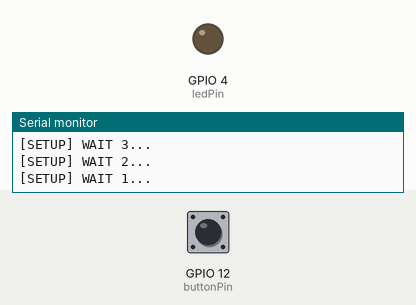
Simulated run of this sketch. Board: ESP8266 (NodeMCU). Parts: output pins drawn as LEDs (lit = HIGH), the last lines printed to the serial monitor. The test bench sets the inputs (shaded band); at power-on: GPIO 12 (buttonPin) LOW. WiFi joins after 1.5 s; servers stay silent unless stated; uploads are accepted with an empty reply.

Above: at 5.2 s.
5.3 s: GPIO 12 (buttonPin) pulled HIGH for 0.3 s
At 5.83 s:
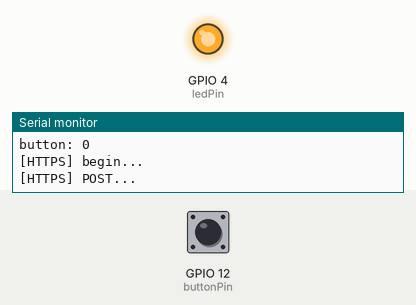
7.4 s: GPIO 12 (buttonPin) pulled HIGH for 3.2 s
At 12.2 s:
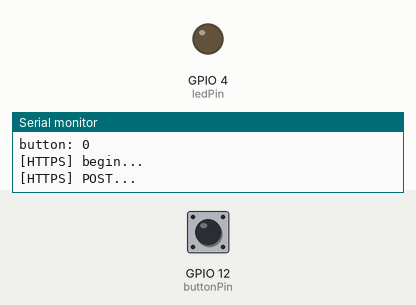
Timing chart, 0 to 13.7 s (numbered marks = the images above; inputs shaded):
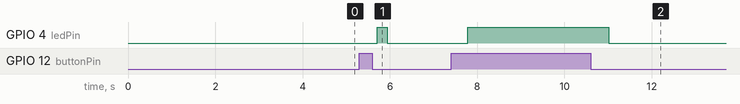

The sketch:

sketch_may3a.ino
```cpp
/**
   BasicHTTPSClient.ino

    Created on: 20.08.2018

*/

#include <Arduino.h>
#include <Servo.h>

#include <ESP8266WiFi.h>
#include <ESP8266WiFiMulti.h>

#include <ESP8266HTTPClient.h>

#include <WiFiClientSecureBearSSL.h>
// Fingerprint for demo URL, expires on June 2, 2021, needs to be updated well before this date
// const uint8_t fingerprint[20] = { 0x40, 0xaf, 0x00, 0x6b, 0xec, 0x90, 0x22, 0x41, 0x8e, 0xa3, 0xad, 0xfa, 0x1a, 0xe8, 0x25, 0x41, 0x1d, 0x1a, 0x54, 0xb3 };

const int buttonPin = 12;
const int ledPin = 4;

ESP8266WiFiMulti WiFiMulti;


void setup() {


  pinMode(buttonPin, INPUT);
  pinMode(ledPin, OUTPUT);

  Serial.begin(115200);
  // Serial.setDebugOutput(true);

  Serial.println();
  Serial.println();
  Serial.println();

  for (uint8_t t = 4; t > 0; t--) {
    Serial.printf("[SETUP] WAIT %d...\n", t);
    Serial.flush();
    delay(1000);
  }

  WiFi.mode(WIFI_STA);
  WiFiMulti.addAP("RISD-MiscDevices", "T3chn0l0gy!");
}

void loop() {
  bool button = false;
  bool remote = false;
  // wait for WiFi connection
  if ((WiFiMulti.run() == WL_CONNECTED)) {

    if(digitalRead(buttonPin) == HIGH){
      button = true;
      //digitalWrite(ledPin, HIGH);
    } else {
      button = false;
    }
    Serial.print("button: ");
    Serial.println(button);

    std::unique_ptr<BearSSL::WiFiClientSecure> client(new BearSSL::WiFiClientSecure);

    // client->setFingerprint(fingerprint);
    // Or, if you happy to ignore the SSL certificate, then use the following line instead:
    client->setInsecure();

    HTTPClient https;

    Serial.print("[HTTPS] begin...\n");
    if (https.begin(*client, "https://iot-toylight.onrender.com")) {  // HTTPS

      https.addHeader("Content-Type", "application/json");
      Serial.print("[HTTPS] POST...\n");
      // start connection and send HTTP header
      int httpCode = https.POST("{\"id\":1, \"is_on\":" + String(button) + "}");

      // httpCode will be negative on error
      if (httpCode > 0) {
        // HTTP header has been send and Server response header has been handled
        Serial.printf("[HTTPS] POST... code: %d\n", httpCode);

        // file found at server
        if (httpCode == HTTP_CODE_OK || httpCode == HTTP_CODE_MOVED_PERMANENTLY) {
          String payload = https.getString();
          Serial.println(payload);
          if (payload == "true") {
            Serial.println("light up");
            remote = true;
            //digitalWrite(ledPin, HIGH);                       // waits 15ms for the servo to reach the position
            }
          }
          else{
            //digitalWrite(ledPin, LOW);
          }

      } else {
        Serial.printf("[HTTPS] POST... failed, error: %s\n", https.errorToString(httpCode).c_str());
      }

      https.end();
    } else {
      Serial.printf("[HTTPS] Unable to connect\n");
    }
  }
  if(button || remote){
    digitalWrite(ledPin, HIGH);
  }
  else{
    digitalWrite(ledPin, LOW);
  }
  Serial.println("Wait 30ms before next round...");
  delay(30);
}
```

Measured:
- after the input at 5.3 s, GPIO 4 (ledPin): LOW → HIGH after 0.40 s, → LOW 0.23 s later
- after the input at 7.4 s, GPIO 4 (ledPin): LOW → HIGH after 0.38 s, → LOW 3.2 s later
